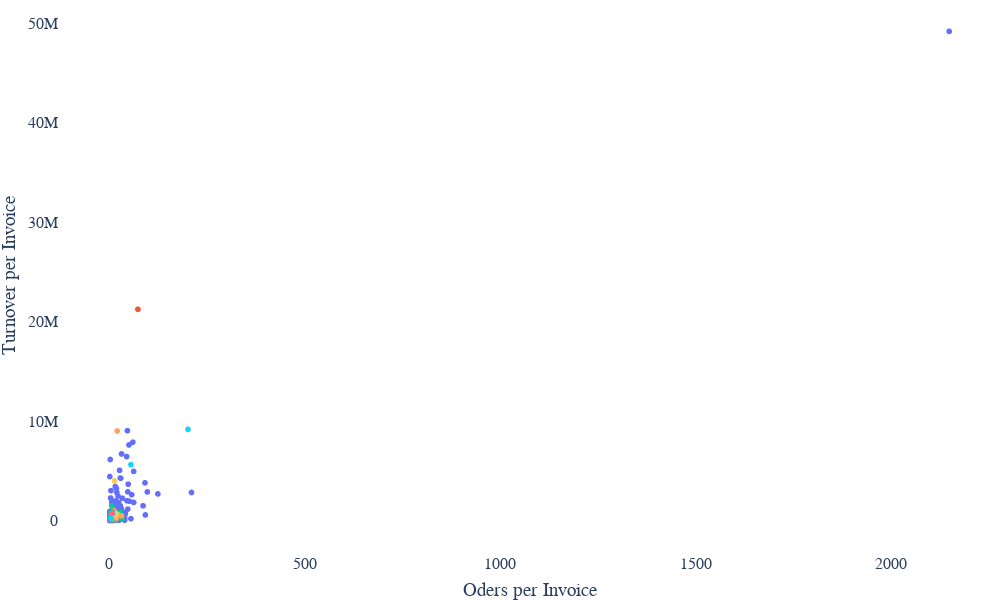

Notebook code cell kept with this figure:
### Code cell
fig3 = px.scatter(df, x="orders", y="sum_order", color="Country")
fig3.update_xaxes(
     title_text = 'Oders per Invoice',
     showline = False, showgrid = False
     )
fig3.update_yaxes(
     title_text = 'Turnover per Invoice',
     showline = False, showgrid = False
     )
fig3.update_layout(
     plot_bgcolor='rgba(0,0,0,0)',
     width=1000,
     height=600,
     margin={"r":0,"t":0,"l":0,"b":0},
     showlegend = False,
     font_family = "Switzerland",
     font_size=16)
fig3.show()

### Figure 1 — Plotly figure (JSON) as saved in the notebook; plotly's stock layout.template omitted (floating-point values rounded to 4 significant figures; data arrays with more than 128 entries replaced by an {"elided": "..."} marker saying what was removed)
{"data": [{"hovertemplate": "Country=Germany<br>orders=%{x}<br>sum_order=%{y}<extra></extra>", "legendgroup": "Germany", "marker": {"color": "#636efa", "symbol": "circle"}, "mode": "markers", "name": "Germany", "showlegend": true, "type": "scattergl", "x": {"elided": "3921 int values"}, "xaxis": "x", "y": {"elided": "3921 float values"}, "yaxis": "y"}, {"hovertemplate": "Country=Netherlands<br>orders=%{x}<br>sum_order=%{y}<extra></extra>", "legendgroup": "Netherlands", "marker": {"color": "#EF553B", "symbol": "circle"}, "mode": "markers", "name": "Netherlands", "showlegend": true, "type": "scattergl", "x": [1, 1, 1, 1, 3, 5, 6, 3, 73], "xaxis": "x", "y": [35.97, 1343.0, 11050.0, 12120.0, 15700.0, 84130.0, 84670.0, 117200.0, 21240000.0], "yaxis": "y"}, {"hovertemplate": "Country=UK<br>orders=%{x}<br>sum_order=%{y}<extra></extra>", "legendgroup": "UK", "marker": {"color": "#00cc96", "symbol": "circle"}, "mode": "markers", "name": "UK", "showlegend": true, "type": "scattergl", "x": [1, 3, 1, 1, 1, 1, 1, 1, 1, 2, 3, 5, 1, 1, 1, 1, 2, 5, 3, 3, 1, 1, 2, 2, 2, 2, 1, 1, 1, 2, 2, 2, 2, 3, 1, 3, 1, 1, 1, 1, 2, 3, 4, 4, 1, 3, 2, 13, 10, 1, 3, 6, 3, 10, 4, 3, 2, 4, 2, 3, 12, 4, 2, 4, 2, 2, 4, 11, 5, 5, 32, 2, 4, 1, 1, 5, 6, 4, 11, 10, 8, 9, 8, 1, 4, 7, 6, 9, 25, 15, 18, 11, 20, 28], "xaxis": "x", "y": [1306.0, 1820.0, 2704.0, 4374.0, 4844.0, 5940.0, 7158.0, 8123.0, 8707.0, 9049.0, 9617.0, 11230.0, 11300.0, 11580.0, 13240.0, 13310.0, 13520.0, 13890.0, 14230.0, 15080.0, 15470.0, 17510.0, 17840.0, 18050.0, 18440.0, 20410.0, 20910.0, 21900.0, 26190.0, 26480.0, 27730.0, 29210.0, 30120.0, 30680.0, 32570.0, 33640.0, 33820.0, 37460.0, 38000.0, 38690.0, 40020.0, 41720.0, 42290.0, 42320.0, 47510.0, 49700.0, 55900.0, 60390.0, 61770.0, 71330.0, 72900.0, 77150.0, 80000.0, 83490.0, 84960.0, 86100.0, 86150.0, 90110.0, 98000.0, 100700.0, 108300.0, 116400.0, 118200.0, 118700.0, 124400.0, 130900.0, 135100.0, 141100.0, 146600.0, 153200.0, 154400.0, 155500.0, 156200.0, 157700.0, 169200.0, 178300.0, 212800.0, 212800.0, 219900.0, 232600.0, 254300.0, 255800.0, 329800.0, 335800.0, 371100.0, 372000.0, 372300.0, 372500.0, 401100.0, 407000.0, 429400.0, 485600.0, 596600.0, 852500.0], "yaxis": "y"}, {"hovertemplate": "Country=Belgium<br>orders=%{x}<br>sum_order=%{y}<extra></extra>", "legendgroup": "Belgium", "marker": {"color": "#ab63fa", "symbol": "circle"}, "mode": "markers", "name": "Belgium", "showlegend": true, "type": "scattergl", "x": [1, 8, 1, 1, 1, 1, 2, 2, 1, 4, 4, 5, 4, 5, 4, 9, 8, 12, 2, 2, 10, 4, 5, 15], "xaxis": "x", "y": [1439.0, 2987.0, 7633.0, 7735.0, 14040.0, 19390.0, 40800.0, 51390.0, 51430.0, 72660.0, 95610.0, 109100.0, 121300.0, 125300.0, 154400.0, 162800.0, 163700.0, 172100.0, 195000.0, 203000.0, 212900.0, 217400.0, 218700.0, 219800.0], "yaxis": "y"}, {"hovertemplate": "Country=France<br>orders=%{x}<br>sum_order=%{y}<extra></extra>", "legendgroup": "France", "marker": {"color": "#FFA15A", "symbol": "circle"}, "mode": "markers", "name": "France", "showlegend": true, "type": "scattergl", "x": [1, 1, 1, 1, 1, 1, 1, 1, 1, 1, 1, 1, 1, 1, 2, 1, 1, 2, 4, 1, 1, 3, 2, 1, 1, 1, 1, 1, 2, 2, 3, 4, 5, 1, 3, 1, 2, 4, 2, 4, 2, 2, 4, 1, 11, 3, 5, 1, 7, 1, 2, 4, 2, 2, 3, 4, 2, 5, 6, 7, 4, 4, 3, 3, 3, 10, 6, 7, 7, 5, 6, 7, 18, 7, 4, 8, 10, 3, 7, 5, 10, 31, 14, 15, 22, 12, 10], "xaxis": "x", "y": [1720.0, 2623.0, 4566.0, 5856.0, 8025.0, 8139.0, 8570.0, 8619.0, 8884.0, 10750.0, 10830.0, 11000.0, 11710.0, 12430.0, 13400.0, 15400.0, 15850.0, 17370.0, 19050.0, 22600.0, 22840.0, 23490.0, 25050.0, 25830.0, 28170.0, 28250.0, 28580.0, 29510.0, 30380.0, 30390.0, 31240.0, 31360.0, 31920.0, 32040.0, 32850.0, 33250.0, 34100.0, 34890.0, 39450.0, 44310.0, 44520.0, 45190.0, 45760.0, 45990.0, 46450.0, 46900.0, 48650.0, 50750.0, 55920.0, 56970.0, 57850.0, 58520.0, 65570.0, 67460.0, 76444, 77980.0, 78980.0, 91150.0, 91810.0, 117300.0, 120300.0, 132600.0, 136700.0, 155800.0, 171000.0, 184300.0, 184800.0, 186800.0, 191300.0, 204100.0, 210600.0, 214600.0, 236200.0, 265600.0, 284000.0, 289100.0, 293400.0, 313900.0, 357900.0, 363100.0, 416300.0, 478400.0, 483700.0, 558400.0, 608700.0, 982600.0, 1047000.0], "yaxis": "y"}, {"hovertemplate": "Country=Bahrain<br>orders=%{x}<br>sum_order=%{y}<extra></extra>", "legendgroup": "Bahrain", "marker": {"color": "#19d3f3", "symbol": "circle"}, "mode": "markers", "name": "Bahrain", "showlegend": true, "type": "scattergl", "x": [1, 1], "xaxis": "x", "y": [2110.0, 16670.0], "yaxis": "y"}, {"hovertemplate": "Country=Denmark<br>orders=%{x}<br>sum_order=%{y}<extra></extra>", "legendgroup": "Denmark", "marker": {"color": "#FF6692", "symbol": "circle"}, "mode": "markers", "name": "Denmark", "showlegend": true, "type": "scattergl", "x": [1, 1, 2, 2, 3, 3, 2, 4, 2], "xaxis": "x", "y": [2225.0, 8636.0, 23160.0, 64060.0, 79600.0, 86380.0, 122400.0, 160500.0, 163300.0], "yaxis": "y"}, {"hovertemplate": "Country=Spain<br>orders=%{x}<br>sum_order=%{y}<extra></extra>", "legendgroup": "Spain", "marker": {"color": "#B6E880", "symbol": "circle"}, "mode": "markers", "name": "Spain", "showlegend": true, "type": "scattergl", "x": [1, 2, 2, 1, 1, 1, 1, 1, 1, 4, 1, 2, 2, 2, 1, 8, 2, 3, 2, 5, 3, 5, 2, 1, 5, 4, 4, 4, 17], "xaxis": "x", "y": [2463.0, 3239.0, 6556, 7833.0, 11690.0, 12330.0, 19800.0, 20090.0, 32050.0, 37300.0, 39610.0, 40790.0, 42130.0, 44680.0, 46120.0, 50880.0, 54570.0, 57650.0, 59810.0, 82480.0, 95460.0, 108400.0, 114700.0, 119000.0, 241700.0, 246000.0, 250900.0, 279000.0, 694800.0], "yaxis": "y"}, {"hovertemplate": "Country=Canada<br>orders=%{x}<br>sum_order=%{y}<extra></extra>", "legendgroup": "Canada", "marker": {"color": "#FF97FF", "symbol": "circle"}, "mode": "markers", "name": "Canada", "showlegend": true, "type": "scattergl", "x": [1, 1, 1, 2], "xaxis": "x", "y": [2531.0, 3523.0, 10250.0, 209900.0], "yaxis": "y"}, {"hovertemplate": "Country=Sweden<br>orders=%{x}<br>sum_order=%{y}<extra></extra>", "legendgroup": "Sweden", "marker": {"color": "#FECB52", "symbol": "circle"}, "mode": "markers", "name": "Sweden", "showlegend": true, "type": "scattergl", "x": [1, 1, 1, 3, 6, 1, 8, 13], "xaxis": "x", "y": [2720.0, 19790.0, 24900.0, 54550.0, 61210.0, 66810.0, 113200.0, 4005000.0], "yaxis": "y"}, {"hovertemplate": "Country=Finland<br>orders=%{x}<br>sum_order=%{y}<extra></extra>", "legendgroup": "Finland", "marker": {"color": "#636efa", "symbol": "circle"}, "mode": "markers", "name": "Finland", "showlegend": true, "type": "scattergl", "x": [1, 1, 2, 2, 1, 9, 1, 1, 2, 8, 4, 9], "xaxis": "x", "y": [2767, 8483.0, 12820.0, 17980.0, 18140.0, 29550.0, 63300.0, 68700.0, 71380.0, 101400.0, 172400.0, 488200.0], "yaxis": "y"}, {"hovertemplate": "Country=Channel Islands<br>orders=%{x}<br>sum_order=%{y}<extra></extra>", "legendgroup": "Channel Islands", "marker": {"color": "#EF553B", "symbol": "circle"}, "mode": "markers", "name": "Channel Islands", "showlegend": true, "type": "scattergl", "x": [1, 5, 2, 3, 2, 3, 1, 1, 8], "xaxis": "x", "y": [2885.0, 48740.0, 62490.0, 77030.0, 83390.0, 91480.0, 104300.0, 127308, 387900.0], "yaxis": "y"}, {"hovertemplate": "Country=Japan<br>orders=%{x}<br>sum_order=%{y}<extra></extra>", "legendgroup": "Japan", "marker": {"color": "#00cc96", "symbol": "circle"}, "mode": "markers", "name": "Japan", "showlegend": true, "type": "scattergl", "x": [1, 2, 1, 2, 1, 3, 3, 6], "xaxis": "x", "y": [4686, 11960.0, 12080.0, 29050.0, 127800.0, 530900.0, 816700.0, 1513000.0], "yaxis": "y"}, {"hovertemplate": "Country=Switzerland<br>orders=%{x}<br>sum_order=%{y}<extra></extra>", "legendgroup": "Switzerland", "marker": {"color": "#ab63fa", "symbol": "circle"}, "mode": "markers", "name": "Switzerland", "showlegend": true, "type": "scattergl", "x": [2, 1, 2, 1, 2, 3, 2, 1, 1, 1, 2, 6, 1, 3, 1, 4, 1, 3, 5], "xaxis": "x", "y": [5399.0, 10500.0, 12300.0, 18080.0, 21900.0, 28290.0, 36330.0, 48220.0, 50620.0, 54960.0, 100500.0, 115500.0, 147200.0, 151900.0, 209500.0, 228500.0, 379900.0, 445300.0, 507100.0], "yaxis": "y"}, {"hovertemplate": "Country=Austria<br>orders=%{x}<br>sum_order=%{y}<extra></extra>", "legendgroup": "Austria", "marker": {"color": "#FFA15A", "symbol": "circle"}, "mode": "markers", "name": "Austria", "showlegend": true, "type": "scattergl", "x": [1, 1, 1, 3, 1, 2, 1, 3, 2], "xaxis": "x", "y": [5403.0, 15540.0, 16350.0, 21940.0, 28860.0, 31090.0, 55770.0, 105700.0, 110500.0], "yaxis": "y"}, {"hovertemplate": "Country=Poland<br>orders=%{x}<br>sum_order=%{y}<extra></extra>", "legendgroup": "Poland", "marker": {"color": "#19d3f3", "symbol": "circle"}, "mode": "markers", "name": "Poland", "showlegend": true, "type": "scattergl", "x": [1, 2, 1, 2, 5, 8], "xaxis": "x", "y": [5928.0, 12020.0, 20130.0, 49100.0, 80980.0, 203200.0], "yaxis": "y"}, {"hovertemplate": "Country=Italy<br>orders=%{x}<br>sum_order=%{y}<extra></extra>", "legendgroup": "Italy", "marker": {"color": "#FF6692", "symbol": "circle"}, "mode": "markers", "name": "Italy", "showlegend": true, "type": "scattergl", "x": [1, 1, 1, 1, 1, 1, 1, 1, 9, 1, 9, 2, 4, 2], "xaxis": "x", "y": [7236.0, 7712.0, 8652.0, 13780.0, 13990.0, 21600.0, 31450.0, 41690.0, 56830.0, 78510.0, 88970.0, 122100.0, 222800.0, 246600.0], "yaxis": "y"}, {"hovertemplate": "Country=Saudi Arabia<br>orders=%{x}<br>sum_order=%{y}<extra></extra>", "legendgroup": "Saudi Arabia", "marker": {"color": "#B6E880", "symbol": "circle"}, "mode": "markers", "name": "Saudi Arabia", "showlegend": true, "type": "scattergl", "x": [1], "xaxis": "x", "y": [7347.0], "yaxis": "y"}, {"hovertemplate": "Country=Cyprus<br>orders=%{x}<br>sum_order=%{y}<extra></extra>", "legendgroup": "Cyprus", "marker": {"color": "#FF97FF", "symbol": "circle"}, "mode": "markers", "name": "Cyprus", "showlegend": true, "type": "scattergl", "x": [1, 2, 1, 1, 6, 4, 4], "xaxis": "x", "y": [7976.0, 15260.0, 16660.0, 31990.0, 82890.0, 160800.0, 450600.0], "yaxis": "y"}, {"hovertemplate": "Country=Portugal<br>orders=%{x}<br>sum_order=%{y}<extra></extra>", "legendgroup": "Portugal", "marker": {"color": "#FECB52", "symbol": "circle"}, "mode": "markers", "name": "Portugal", "showlegend": true, "type": "scattergl", "x": [1, 1, 1, 3, 2, 1, 1, 2, 1, 1, 2, 2, 6, 5, 1, 3, 2, 13, 7], "xaxis": "x", "y": [8582.0, 10130.0, 10980.0, 11040.0, 12450.0, 12960.0, 28820.0, 33270.0, 35700.0, 37520.0, 45440.0, 82720.0, 92820.0, 93060.0, 96550.0, 185500.0, 219600.0, 299600.0, 351900.0], "yaxis": "y"}, {"hovertemplate": "Country=USA<br>orders=%{x}<br>sum_order=%{y}<extra></extra>", "legendgroup": "USA", "marker": {"color": "#636efa", "symbol": "circle"}, "mode": "markers", "name": "USA", "showlegend": true, "type": "scattergl", "x": [1, 1, 2, 1], "xaxis": "x", "y": [12570.0, 26260.0, 90860.0, 138800.0], "yaxis": "y"}, {"hovertemplate": "Country=Israel<br>orders=%{x}<br>sum_order=%{y}<extra></extra>", "legendgroup": "Israel", "marker": {"color": "#EF553B", "symbol": "circle"}, "mode": "markers", "name": "Israel", "showlegend": true, "type": "scattergl", "x": [2, 2, 1], "xaxis": "x", "y": [13470.0, 157200.0, 302300.0], "yaxis": "y"}, {"hovertemplate": "Country=Norway<br>orders=%{x}<br>sum_order=%{y}<extra></extra>", "legendgroup": "Norway", "marker": {"color": "#00cc96", "symbol": "circle"}, "mode": "markers", "name": "Norway", "showlegend": true, "type": "scattergl", "x": [1, 1, 1, 8, 3, 5, 2, 4, 1, 7], "xaxis": "x", "y": [16080.0, 18002, 34880.0, 69720.0, 96890.0, 97410.0, 120200.0, 189600.0, 227400.0, 868300.0], "yaxis": "y"}, {"hovertemplate": "Country=Greece<br>orders=%{x}<br>sum_order=%{y}<extra></extra>", "legendgroup": "Greece", "marker": {"color": "#ab63fa", "symbol": "circle"}, "mode": "markers", "name": "Greece", "showlegend": true, "type": "scattergl", "x": [1, 2, 1, 1], "xaxis": "x", "y": [18050.0, 20830.0, 28700.0, 68190.0], "yaxis": "y"}, {"hovertemplate": "Country=Australia<br>orders=%{x}<br>sum_order=%{y}<extra></extra>", "legendgroup": "Australia", "marker": {"color": "#FFA15A", "symbol": "circle"}, "mode": "markers", "name": "Australia", "showlegend": true, "type": "scattergl", "x": [3, 2, 2, 2, 4, 5, 6, 20], "xaxis": "x", "y": [24410.0, 41470.0, 43500.0, 47860.0, 50000.0, 60760.0, 154100.0, 9009000.0], "yaxis": "y"}, {"hovertemplate": "Country=Unknown<br>orders=%{x}<br>sum_order=%{y}<extra></extra>", "legendgroup": "Unknown", "marker": {"color": "#19d3f3", "symbol": "circle"}, "mode": "markers", "name": "Unknown", "showlegend": true, "type": "scattergl", "x": [2, 2, 2, 2], "xaxis": "x", "y": [24490.0, 45940.0, 53710.0, 67200.0], "yaxis": "y"}, {"hovertemplate": "Country=RSA<br>orders=%{x}<br>sum_order=%{y}<extra></extra>", "legendgroup": "RSA", "marker": {"color": "#FF6692", "symbol": "circle"}, "mode": "markers", "name": "RSA", "showlegend": true, "type": "scattergl", "x": [1], "xaxis": "x", "y": [26890.0], "yaxis": "y"}, {"hovertemplate": "Country=Malta<br>orders=%{x}<br>sum_order=%{y}<extra></extra>", "legendgroup": "Malta", "marker": {"color": "#B6E880", "symbol": "circle"}, "mode": "markers", "name": "Malta", "showlegend": true, "type": "scattergl", "x": [1, 4], "xaxis": "x", "y": [35820.0, 93750.0], "yaxis": "y"}, {"hovertemplate": "Country=United Arab Emirates<br>orders=%{x}<br>sum_order=%{y}<extra></extra>", "legendgroup": "United Arab Emirates", "marker": {"color": "#FF97FF", "symbol": "circle"}, "mode": "markers", "name": "United Arab Emirates", "showlegend": true, "type": "scattergl", "x": [1, 1], "xaxis": "x", "y": [35830.0, 44330.0], "yaxis": "y"}, {"hovertemplate": "Country=Lebanon<br>orders=%{x}<br>sum_order=%{y}<extra></extra>", "legendgroup": "Lebanon", "marker": {"color": "#FECB52", "symbol": "circle"}, "mode": "markers", "name": "Lebanon", "showlegend": true, "type": "scattergl", "x": [1], "xaxis": "x", "y": [44280.0], "yaxis": "y"}, {"hovertemplate": "Country=Brazil<br>orders=%{x}<br>sum_order=%{y}<extra></extra>", "legendgroup": "Brazil", "marker": {"color": "#636efa", "symbol": "circle"}, "mode": "markers", "name": "Brazil", "showlegend": true, "type": "scattergl", "x": [1], "xaxis": "x", "y": [45180.0], "yaxis": "y"}, {"hovertemplate": "Country=Lithuania<br>orders=%{x}<br>sum_order=%{y}<extra></extra>", "legendgroup": "Lithuania", "marker": {"color": "#EF553B", "symbol": "circle"}, "mode": "markers", "name": "Lithuania", "showlegend": true, "type": "scattergl", "x": [4], "xaxis": "x", "y": [60110.0], "yaxis": "y"}, {"hovertemplate": "Country=European Community<br>orders=%{x}<br>sum_order=%{y}<extra></extra>", "legendgroup": "European Community", "marker": {"color": "#00cc96", "symbol": "circle"}, "mode": "markers", "name": "European Community", "showlegend": true, "type": "scattergl", "x": [3], "xaxis": "x", "y": [60180.0], "yaxis": "y"}, {"hovertemplate": "Country=Czech Republic<br>orders=%{x}<br>sum_order=%{y}<extra></extra>", "legendgroup": "Czech Republic", "marker": {"color": "#ab63fa", "symbol": "circle"}, "mode": "markers", "name": "Czech Republic", "showlegend": true, "type": "scattergl", "x": [2], "xaxis": "x", "y": [88190.0], "yaxis": "y"}, {"hovertemplate": "Country=Iceland<br>orders=%{x}<br>sum_order=%{y}<extra></extra>", "legendgroup": "Iceland", "marker": {"color": "#FFA15A", "symbol": "circle"}, "mode": "markers", "name": "Iceland", "showlegend": true, "type": "scattergl", "x": [7], "xaxis": "x", "y": [213100.0], "yaxis": "y"}, {"hovertemplate": "Country=Ireland<br>orders=%{x}<br>sum_order=%{y}<extra></extra>", "legendgroup": "Ireland", "marker": {"color": "#19d3f3", "symbol": "circle"}, "mode": "markers", "name": "Ireland", "showlegend": true, "type": "scattergl", "x": [4, 55, 201], "xaxis": "x", "y": [225900.0, 5621000.0, 9171000.0], "yaxis": "y"}, {"hovertemplate": "Country=Singapore<br>orders=%{x}<br>sum_order=%{y}<extra></extra>", "legendgroup": "Singapore", "marker": {"color": "#FF6692", "symbol": "circle"}, "mode": "markers", "name": "Singapore", "showlegend": true, "type": "scattergl", "x": [7], "xaxis": "x", "y": [736000.0], "yaxis": "y"}], "layout": {"font": {"family": "Switzerland", "size": 16}, "height": 600, "legend": {"title": {"text": "Country"}, "tracegroupgap": 0}, "margin": {"b": 0, "l": 0, "r": 0, "t": 0}, "plot_bgcolor": "rgba(0,0,0,0)", "showlegend": false, "width": 1000, "xaxis": {"anchor": "y", "domain": [0, 1], "showgrid": false, "showline": false, "title": {"text": "Oders per Invoice"}}, "yaxis": {"anchor": "x", "domain": [0, 1], "showgrid": false, "showline": false, "title": {"text": "Turnover per Invoice"}}}}
